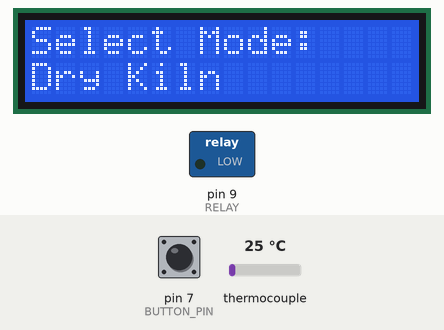
The sketch below on a simulated Arduino Uno, built with avr-gcc and run on an emulated ATmega328P. Parts: 16×2 character LCD, switched loads named in the sketch (green lamp = pin HIGH). The inputs (shaded band) are chosen by the test bench; at power-on: pin 7 (BUTTON_PIN) HIGH, thermocouple 25 °C. Storage starts empty; EEPROM starts erased; what the sketch prints to the serial monitor is not drawn.

Above: at 5.3 s.
5.4 s: pin 7 (BUTTON_PIN) pulled LOW for 1 s
At 7.7 s:
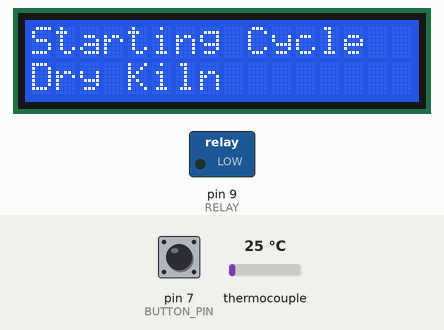
9.4 s: thermocouple set to 6 °C
At 11.3 s:
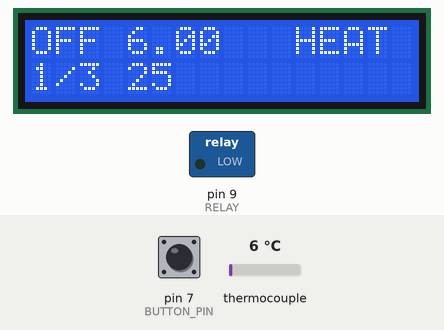
12.4 s: thermocouple set to 75 °C
At 13.9 s:
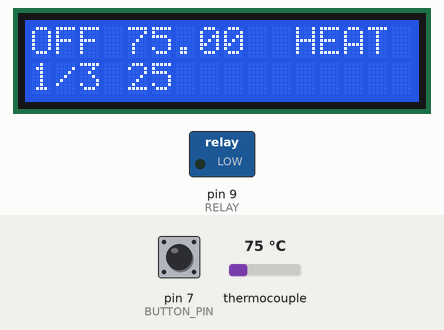
14.2 s: thermocouple set to 150 °C
At 14.6 s:
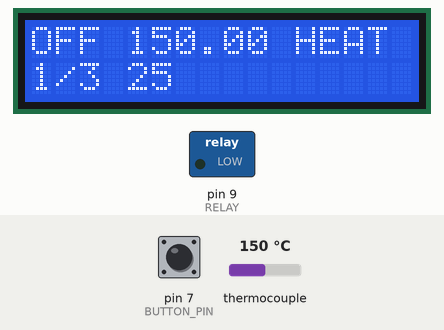
Timing chart, 0 to 17.2 s (numbered marks = the images above; inputs shaded):
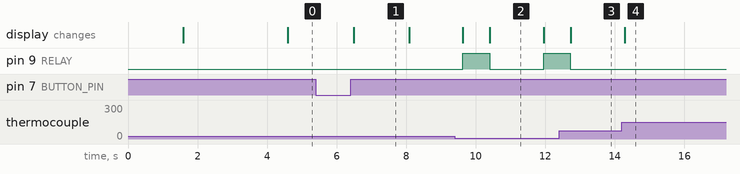

The sketch:

KilnControl.ino
```cpp
#include <EEPROM.h>
#include <SPI.h>
#include <LiquidCrystal.h>
#include "Adafruit_MAX31855.h"
#include <PID_v1.h>
#include <SD.h>
#include "Ramp.h"

const int RELAY = 9; // the pin for turning on and off the heating coils

const int SD_CS = 8; // sd card
const int BUTTON_PIN = 7;

const int THERM_DO = 3; // (data out) is an output from the MAX31855 (input to the microcontroller) which carries each bit of data
const int THERM_CS = 4; // (chip select) is an input to the MAX31855 (output from the microcontroller) which tells the chip when its time to read the thermocouple and output more data.
const int THERM_CLK = 5; // (clock) is an input to the MAX31855 (output from microcontroller) which indicates when to present another bit of data

//Define Variables we'll be connecting to
double Setpoint, Input, Output;

//Specify the links and initial tuning parameters
PID myPID(&Input, &Output, &Setpoint, 200, 1, 60, DIRECT);

const int WindowSize = 5000;
unsigned long windowStartTime;

Adafruit_MAX31855 thermocouple(THERM_CLK, THERM_CS, THERM_DO);
LiquidCrystal lcd(A0, A1, A2, A3, A4, A5);


bool sdCardInited = false;
unsigned long systimer;
String filename;
Ramp myRamp;

int _temps[10];
int _rates[10];
int _times[10];
int _stages;
String modeList[] =
{ "Dry Kiln     ",
  "Aluminum Melt",
  "Silver Melt  ",
  "Bisque Fire  "
};

int modes = 4;


void setup() {
  Serial.begin(9600);
  lcd.begin(16, 2);
  lcd.setCursor(0, 0);
  lcd.print("Kilnerator 9000");
  Serial.println("Kilnerator 9000");
  pinMode(RELAY, OUTPUT);
  pinMode(BUTTON_PIN, INPUT_PULLUP);
  //digitalWrite(BUTTON_PIN, HIGH);
  delay(1500);


  /**********SD SETUP**********/
  int sdIndex = EEPROM.read(0);
  sdIndex++;
  EEPROM.write(0, sdIndex);
  filename = String(sdIndex) + ".csv";
  lcd.setCursor(0, 0);
  lcd.print("SD Initializing ");
  Serial.println("SD Initializing");
  pinMode(SD_CS, OUTPUT);
  if (!SD.begin(SD_CS)) {
    lcd.setCursor(0, 1);
    lcd.print("Card Not Found  ");
    Serial.println("Card failed, or not present");
  }
  else
  {
    lcd.setCursor(0, 1);
    lcd.print("Log: ");
    lcd.setCursor(5, 1);
    lcd.print(filename);
    Serial.println("Log: " + filename);
    delay(3000);
    sdCardInited = true;
    SD.remove(filename);
    Serial.println("Card Initialized");
  }
  lcd.setCursor(0, 1);
  lcd.print("                ");
  /***********SELECT MODE**************/

  lcd.setCursor(0, 0);
  lcd.print("Select Mode:    ");
  int mode = 0;
  lcd.setCursor(0, 1);
  lcd.print(modeList[mode]);
  boolean state = false;
  long timer = millis();
  while (true) {
    boolean button = !digitalRead(BUTTON_PIN);
    if (!state && button) {
      timer = millis();
      state = true;
      delay(100);
    } else if (state && !button) {
      state = false;
      mode++;
      if (mode >= modes)
        mode = 0;
      lcd.setCursor(0, 1);
      lcd.print(modeList[mode]);
      delay(100);
    } else if ((millis() - timer >= 1000) && button) {
      break;
    }
  }
  /************ MODE SETUP**************/

  switch (mode) {
    case 0: {
        _stages = 3;
        int Temps[] = { 80, 120, 0  };
        int Rates[] = {100, 100, 200};
        int Times[] = {120, 120, 0  };
        memcpy( _temps, Temps , _stages * sizeof(int) );
        memcpy( _rates, Rates , _stages * sizeof(int) );
        memcpy( _times, Times , _stages * sizeof(int) );
        break;
      }
    case 1: {
        _stages = 2;
        int Temps[] = {800,   0};
        int Rates[] = { -1, 200};
        int Times[] = {180,   0};
        memcpy( _temps, Temps , _stages * sizeof(int) );
        memcpy( _rates, Rates , _stages * sizeof(int) );
        memcpy( _times, Times , _stages * sizeof(int) );
        break;
      }
    case 2: {
        _stages = 2;
        int Temps[] = {1100,   0};
        int Rates[] = {  -1, 200};
        int Times[] = { 180,   0};
        memcpy( _temps, Temps , _stages * sizeof(int) );
        memcpy( _rates, Rates , _stages * sizeof(int) );
        memcpy( _times, Times , _stages * sizeof(int) );
        break;
      }
    case 3: {
        _stages = 5;
        int Temps[] = {110, 287, 621, 1000, 0  };
        int Rates[] = {100, 110, 165,  200, 200};
        int Times[] = {180,  0,   0,    10, 0  };
        memcpy( _temps, Temps , _stages * sizeof(int) );
        memcpy( _rates, Rates , _stages * sizeof(int) );
        memcpy( _times, Times , _stages * sizeof(int) );
        break;
      }
  }

  Ramp tmpRamp(_temps, _rates, _times, _stages);
  myRamp = tmpRamp;
  myRamp.debug();

  /********** Starting Heat Cycle **********/
  //initialize the variables we're linked to
  lcd.setCursor(0, 0);
  lcd.print("Starting Cycle ");
  myRamp.startRamp(readTemp(0));
  windowStartTime = millis();
  Setpoint = myRamp.getSetpoint(readTemp(0));
  //tell the PID to range between 0 and the full window size
  myPID.SetOutputLimits(0, WindowSize);
  //turn the PID on
  myPID.SetMode(AUTOMATIC);
  writeToSD("time,msg,relay,temp,target,PWM,state,stage");
  systimer = millis();
  delay(1500);

}//setup

void loop() {
  myRamp.debug();
  /*******CALCULATE SETPOINT**********/
  double temperature = readTemp(0);
  Input = temperature;
  Setpoint = myRamp.getSetpoint(temperature);
  myPID.Compute();


  /*******CONTROL KILN RELAY**********/
  unsigned long now = millis();
  while (now - windowStartTime > WindowSize)
  { //time to shift the Relay Window
    windowStartTime += WindowSize;
  }
  bool relayOn = (Output > now - windowStartTime);
  if (relayOn)
    digitalWrite(RELAY, HIGH);
  else
    digitalWrite(RELAY, LOW);


  /*********UPDATE DISPLAY***********/
  lcd.setCursor(0, 0);
  lcd.print("                ");
  lcd.setCursor(0, 1);
  lcd.print("                ");
  lcd.setCursor(0, 0);
  String relayState;
  if (relayOn)
    relayState = "ON  ";
  else
    relayState = "OFF ";

  lcd.print(relayState);
  lcd.print(temperature);
  lcd.setCursor(11, 0);
  lcd.print(myRamp.getStateText());
  lcd.setCursor(0, 1);
  lcd.print(myRamp.getStage());
  lcd.print("/");
  lcd.print(myRamp.getTotalStages());
  lcd.setCursor(4, 1);
  lcd.print(Setpoint, 0);
  lcd.setCursor(10, 1);
  lcd.print(myRamp.getTimeRemaining());


  /**********LOGGING**********/
  unsigned long seconds = (now - systimer) / 1000;
  char secStr[16];
  sprintf(secStr, "%lu", seconds);
  writeToSD(String(secStr) + ",loop," + relayState + "," + temperature + "," + Setpoint + "," + Output + "," + myRamp.getStateText() + "," + myRamp.getStage() + "/" + myRamp.getTotalStages() + "," + myRamp.getTimeRemaining());
  Serial.println(String(secStr) + ",loop," + relayState + "," + temperature + "," + Setpoint + "," + Output + "," + myRamp.getStateText() + "," + myRamp.getStage() + "/" + myRamp.getTotalStages() + "," + myRamp.getTimeRemaining());
  myRamp.debug();
  delay(500);
}//Loop

String doubleToString(double input) {
  float floatvar = millis();
  char dtostrfbuffer[15];
  dtostrf(input, 8, 1, dtostrfbuffer);
  return String(dtostrfbuffer);
}

void writeToSD(String msg)
{
  if (!sdCardInited)
    return;

  float floatvar = millis();
  char dtostrfbuffer[15];
  dtostrf(floatvar, 8, 2, dtostrfbuffer);
  String time = String(dtostrfbuffer);
  // open the file. note that only one file can be open at a time,
  // so you have to close this one before opening another.
  File dataFile = SD.open(filename, FILE_WRITE);
  // if the file is available, write to it:
  if (dataFile) {
    dataFile.println(time + "," + msg);
    dataFile.close();
  }
  //if the file isn't open, pop up an error:
  else {
    Serial.println("error opening " + filename);
  }
}// writeToSD

double readTemp(int tryCount)
{
  if (tryCount > 10)
    return -1;
  if (tryCount > 2)
  {
    //try resetting the chips
    thermocouple = Adafruit_MAX31855(THERM_CLK, THERM_CS, THERM_DO);
    // wait for MAX chip to stabilize
    writeToSD("WTF");
    Serial.println("WTF");
    delay(1500);
  }
  double temperature = thermocouple.readCelsius();
  if (isnan(temperature))
  {
    delay(3000); //3sec delay
    writeToSD("WTFb");
    Serial.println("WTFb");
    temperature = readTemp(tryCount + 1);
  }
  return temperature;
}// readTemp
```

Ramp.cpp
```cpp
#include "Arduino.h"
#include "Ramp.h"


Ramp::Ramp() {}

Ramp::Ramp(int temps[],int rates[],int times[],int stages) {
  _stages = stages;
  _temps = temps;
  _rates = rates;
  _times = times;
}

void Ramp::debug(){
  Serial.println(_stages);
  for (int i = 0; i < 3; i++) {
    Serial.println("Stage " + String(i) + ": goto " + _temps[i] + " at rate " + _rates[i] + " and hold for " + _times[i]);
  }
}

void Ramp::startRamp(int startTemp) {
  setNewTarget(startTemp, 0);
}

int Ramp::getStage() {
  return _stage + 1;
}

int Ramp::getState() {
  return _state;
}

void Ramp::setNewTarget(int startTemp, int stage) {
  _stage = stage;
  _timer = millis();
  _startTemp = startTemp;
  _target = _temps[_stage];
  _rate = _rates[_stage];
  _holdTime = _times[_stage];
  if (_target >= _startTemp) {
    _state = 0;
  } else {
    _state = 1;
  }
}

String Ramp::getStateText() {
  if (_state == 0)
    return "HEAT";
  if (_state == 1)
    return "COOL";
  if (_state == 2)
    return "WAIT";
  if (_state == 3)
    return "HOLD";
}

int Ramp::getTotalStages() {
  return _stages;
}

String Ramp::getTimeRemaining() {
  if (_state == 3) {
    long elapsedTimeMins = (millis() - _timer) / 60000L;
    long remaining = _holdTime - elapsedTimeMins;
    int mins = remaining % 60;
    int hours = remaining / 60;
    return String(hours) + ":" + String(mins);
  } else {
    return "    ";
  }
}

int Ramp::getSetpoint(int temp) {
  if (_target == 0) {//END CASE
    return 0;
  }

  if (_state == 0 || _state == 1) {
    //HEAT or COOL modes

    if (_rate == -1) {//for MAX heat mode, skip to WAIT and direct PID to final Temp.
      _state = 2;
      return _target;
    }

    float ratePerSecond = float(_rate) / 3600.0;
    long elapsedTime = (millis() - _timer) / 1000;

    if (_state == 0) {
      //HEAT Mode
      int setpoint = _startTemp + int(ratePerSecond * float(elapsedTime));
      if (setpoint >= _target) {
        _state = 2;
        return _target;
      }
      return setpoint;
    } else {
      //COOL Mode
      int setpoint = _startTemp - int(ratePerSecond * float(elapsedTime));
      if (setpoint <= _target) {
        _state = 2;
        return _target;
      }
      return setpoint;
    }

  } else if (_state == 2) {
    //state == 2, WAIT
    int absDiff = abs(temp - _target);
    if (absDiff <= 5) { //Temp must be within 10 Degrees
      _state = 3;
      _timer = millis();
    }
    return _target;

  } else {
    //state: 3, HOLD
    long elapsedTimeSeconds = (millis() - _timer) / 1000L;
    long holdTimeSeconds = _holdTime * 60L;
    if (elapsedTimeSeconds >= holdTimeSeconds) {
      setNewTarget(temp, _stage + 1);
      return temp; //will start next itteration, for now hold at temp
    }
    return _target;
  }
}
```

Ramp.h
```cpp
#ifndef Ramp_h
#define Ramp_h
#include "Arduino.h"

class Ramp
{
  public:
    Ramp();
    Ramp(int temps[],int rates[],int times[],int stages);
    int getSetpoint(int temp);
    void startRamp(int startTemp);
    void debug();
    int getStage();
    int getState();
    String getStateText();
    int getTotalStages();
    String getTimeRemaining();
  private:
    int _stages;
    int* _temps;
    int* _rates;
    int* _times;
    int _target;
    int _rate;
    int _holdTime;
    unsigned long _timer;
    int _stage;
    int _state; //0:HEAT 1:COOL 2:WAIT 3:HOLD
    int _startTemp;
    void setNewTarget(int temp, int stage);
};

#endif
```

Measured:
- after the input at 5.4 s, the display: changes after 1.1 s (image 1)
- after the input at 9.4 s, pin 9 (RELAY): LOW → HIGH after 0.22 s, → LOW 0.78 s later, → HIGH 1.6 s later; the display: first changes after 0.23 s (image 2 shows a later state)
- after the input at 12.4 s, pin 9 (RELAY): HIGH → LOW after 0.33 s; the display: changes after 0.33 s (image 3)
- after the input at 14.2 s, the display: changes after 0.08 s (image 4)
- what the display in image 1 shows lasts 1.6 s, from 6.5 s to 8.1 s
